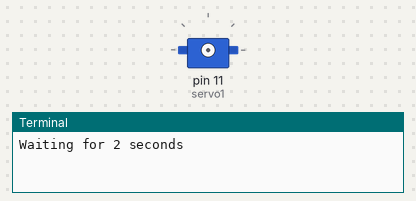
The program below on a simulated Raspberry Pi (header pin numbers). On the bench: servo, the last lines printed to the terminal. Servo angles are drawn from the pulse width (0.5 ms = 0°, 2.5 ms = 180°). At 15.8 s the program stops and its outputs stay as they are.

Above: at 0.1 s.
At 4.8 s:
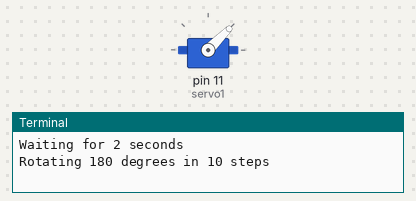
At 10.2 s:
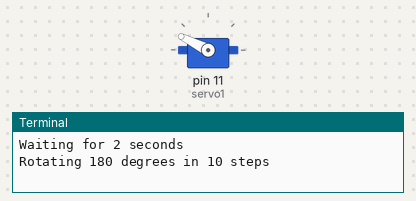
At 13.1 s:
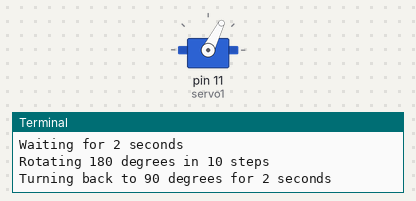
Timing chart, 0 to 16.8 s (numbered marks = the images above):
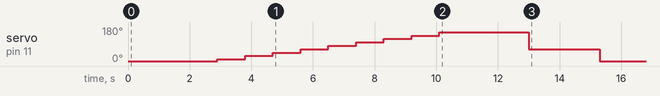

Measured:
- by itself, servo on pin 11 (servo1): rises from 0° to 153° in 7.2 s, then falls to 0° in 5.2 s

The program:

PiServoMotorControl.py
```python
import RPi.GPIO as GPIO
import time

#Set GPIO numbering mode
GPIO.setmode(GPIO.BOARD)

# Set pin 11 as an output, and set servo1 as pin 11 as PWM
GPIO.setup(11,GPIO.OUT)
servo1 = GPIO.PWM(11,50) #Note 11 is pin, 50Hz pulse

#start PWM running, but with value of 0 (pulse off)
servo1.start(0)
print ("Waiting for 2 seconds")
time.sleep(2)

#Let's move the servo
print("Rotating 180 degrees in 10 steps")

#Define variable duty
duty = 2

#Loop for duty values from 2 to 12 (0 to 180 degrees)
while duty <=11:
    servo1.ChangeDutyCycle(duty)
    time.sleep(0.3)
    servo1.ChangeDutyCycle(0)
    time.sleep(0.6)
    duty = duty +1

#Eait for a couple of seconds
time.sleep(2)

#Turn back to 90 degrees
print("Turning back to 90 degrees for 2 seconds")
servo1.ChangeDutyCycle(6)
time.sleep(0.3)
servo1.ChangeDutyCycle(0)
time.sleep(2)

#turn back to 0 degrees
print ("Turning back to 0 degrees")
servo1.ChangeDutyCycle(2)
time.sleep(0.5)
servo1.ChangeDutyCycle(0)

#Clean things up at the end
servo1.stop()
GPIO.cleanup()
print("Goodbye")
```
